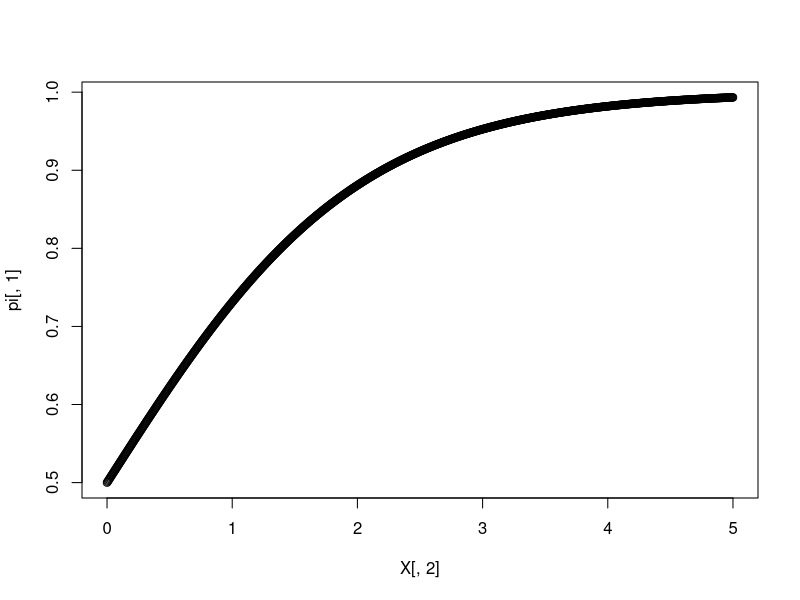
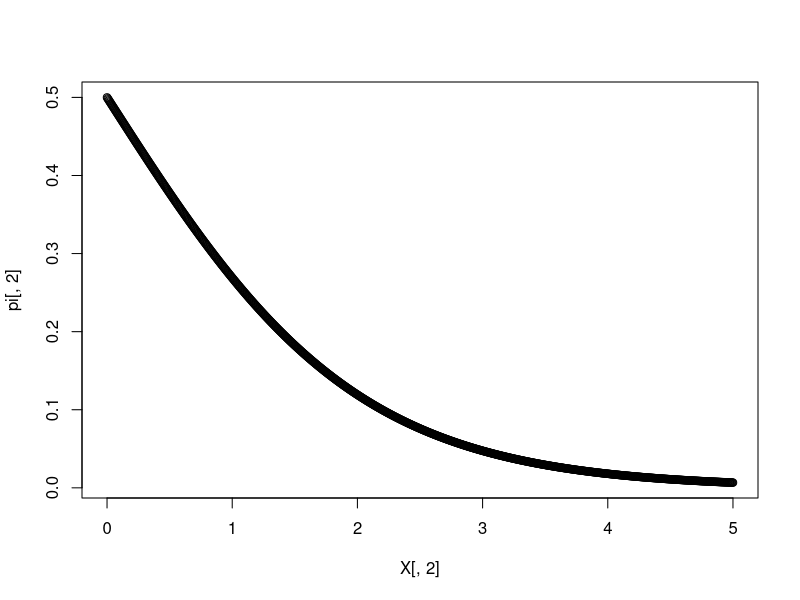
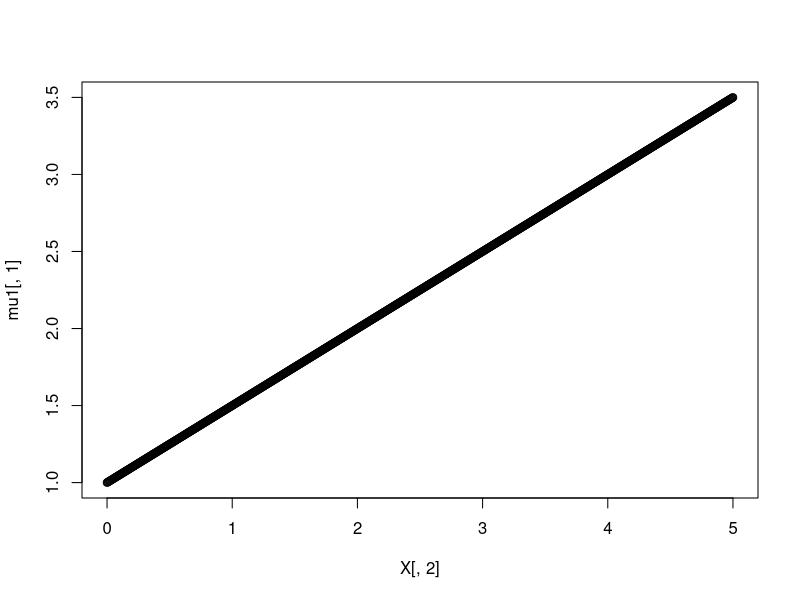
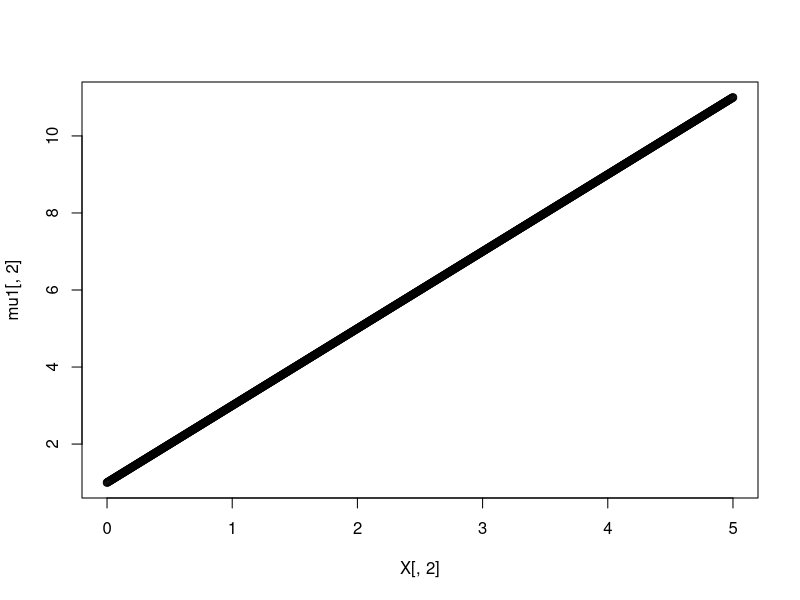
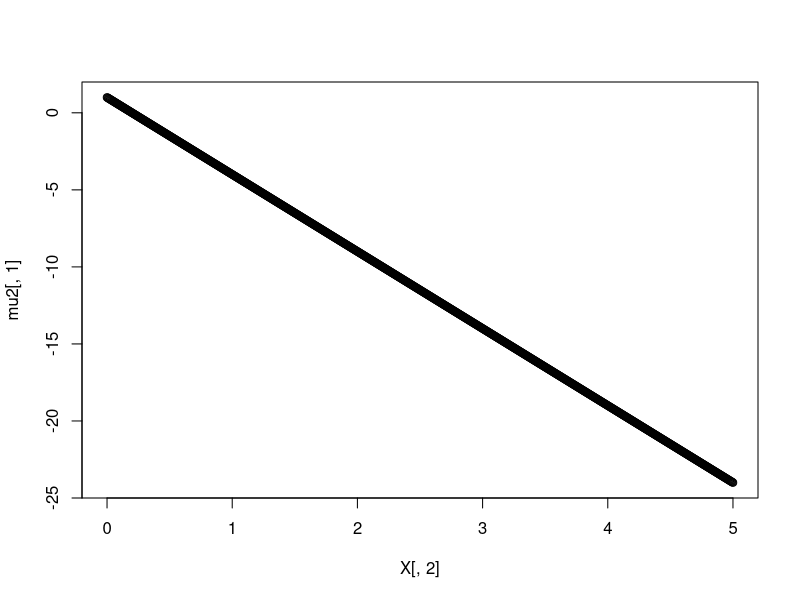
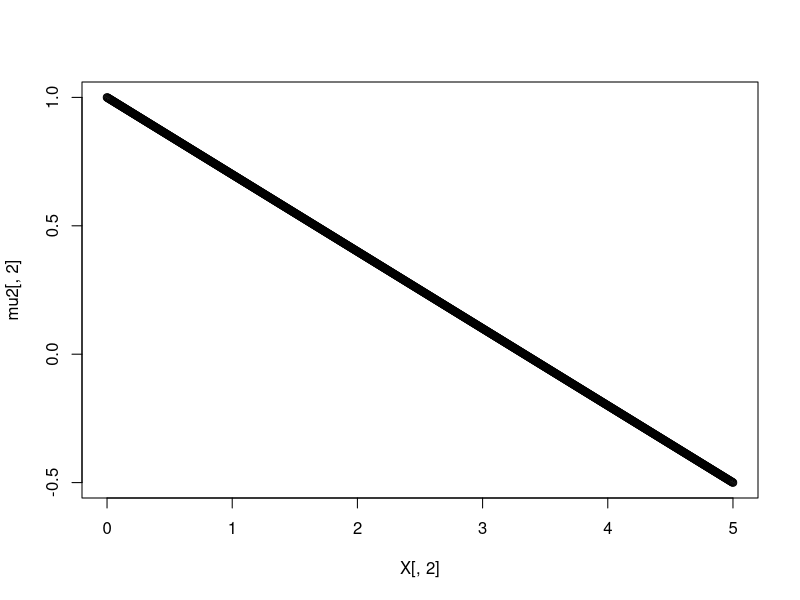
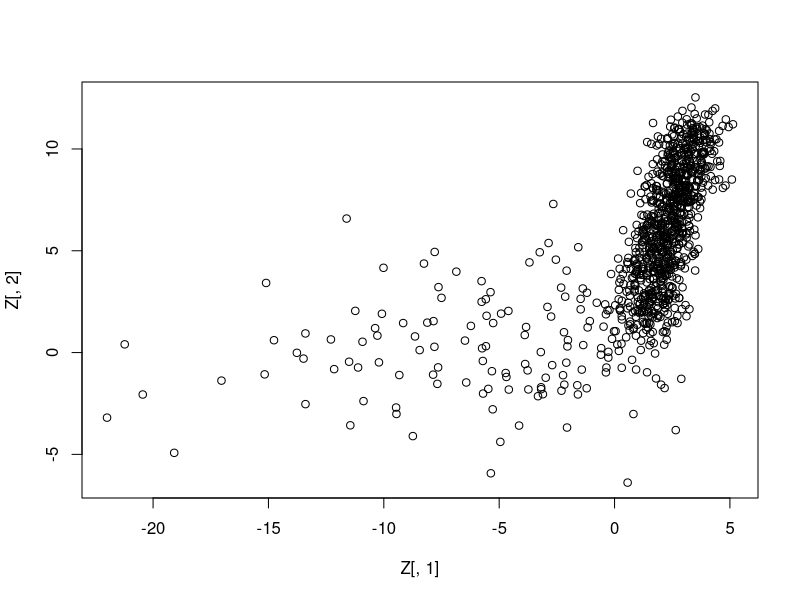
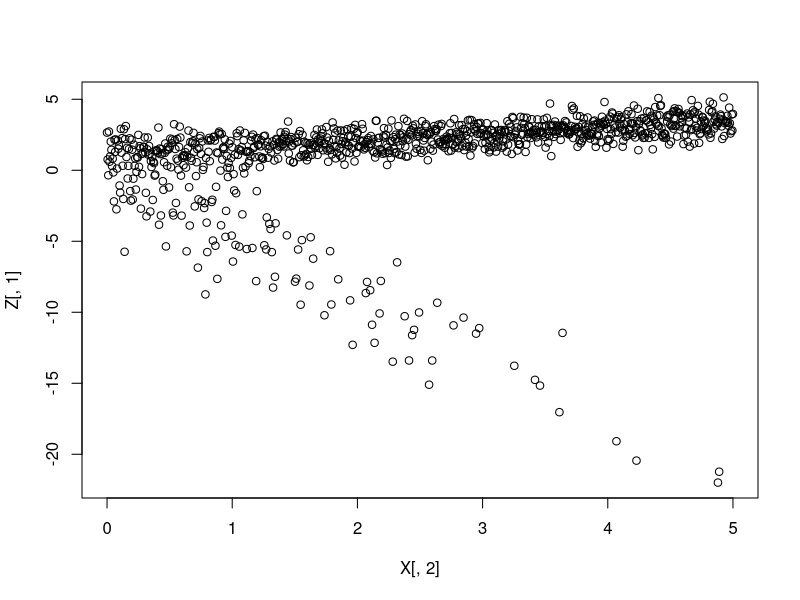

R code for these plots, in order: (Note: this script raises an error after producing the figures.)
library("ggplot2")
library("mixtools")
library("mvtnorm")

set.seed(100)
n=1000
X=seq(0,5, length.out = n)
X=cbind(rep(1, n), X)
delta=c(0, 1)

pi=cbind(exp(X%*%delta)/(exp(X%*%delta)+1), 1/(exp(X%*%delta)+1))

plot(X[,2], pi[,1])
plot(X[,2], pi[,2])

#Generate "latent" variable indicating which component
h=t(apply(pi, 1,  rmultinom, n=1, size=1))


#The first bivariate normal component
beta11=c(1,0.5)
beta12=c(1,2)
sigma1=0.5
I=matrix(c(1,0,0,1), nrow = 2)
mu1=cbind((X%*%beta11)[,1], (X%*%beta12)[,1])

plot(X[,2], mu1[,1])
plot(X[,2], mu1[,2])

#Sample from the first component
Z1=t(apply(mu1, 1, rmvnorm, n=1, sigma=sigma1*I))



#The second bivariate normal component
beta21=c(1, -5)
beta22=c(1, -0.3)
sigma2=5
I=matrix(c(1,0,0,1), nrow = 2)
#mean vector
mu2=cbind((X%*%beta21)[,1], (X%*%beta22)[,1])
plot(X[,2], mu2[,1])
plot(X[,2], mu2[,2])
#sample from the second component
Z2=t(apply(mu2, 1, rmvnorm, n=1, sigma=sigma2*I))

#use h to select from Z1 and Z2
Z=matrix(rep(0, 2*n), nrow = n)
for (i in 1:n) {
Z[i,]=Z1[i,]*h[i,1]+Z2[i,]*h[i,2]
}

plot(Z[,1], Z[,2])
plot(X[,2], Z[,1])
plot(X[,2], Z[,2])

dat=data.frame(Z[,1], Z[,2], X[,2])
colnames(dat)=c("Y1", "Y2", "X")
write.table(dat, "dat")

#Get copula data
u=t(apply(Z, 1, pnorm))
U=u[,1]
V=u[,2]

par(mfrow=c(1,3))
plot(U[1:(1/3*n)], V[1:(1/3*n)], xlab = 'U', ylab='V', main = '0<z<-1.5')
plot(U[(1/3*n):(2/3*n)], V[(1/3*n):(2/3*n)],xlab = 'U', ylab='V', main = '1.5<z<3')
plot(U[(2/3*n):n], V[(2/3*n):n], xlab = 'U', ylab='V', main = '3<z<5')


#Set up marginal distribution
R=6
mu=c(-9, -5.4, -1.8, 1.8, 5.4, 9)
sigmar=rep(1/sqrt(10), R)
pi=rep(1/R, R)

# evaluate the function at the point x, where the components 
# of the mixture have weights w, means stored in u, and std deviations
# stored in s - all must have the same length.
F = function(x,w,u,s) sum( w*pnorm(x,mean=u,sd=s) )

#Marginal quantile function
# provide an initial bracket for the quantile. default is c(-1000,1000). 
F_inv = function(p,w,u,s,br=c(-1000,1000))
{
  G = function(x) F(x,w,u,s) - p
  return( uniroot(G,br)$root ) 
}


#Get the orginal data
X1=sapply(V, F_inv, w=pi, u=mu, s=sigmar)
X2=sapply(U, F_inv, w=pi, u=mu, s=sigmar)

par(mfrow=c(1,3))
plot(X1[1:(1/3*n)], X2[1:(1/3*n)],  xlab = 'X', ylab='Y', main = '0<z<-1.5')
plot(X1[(1/3*n):(2/3*n)], X2[(1/3*n):(2/3*n)], xlab = 'X', ylab='Y', main = '1.5<z<3')
plot(X1[(2/3*n):n], X2[(2/3*n):n], xlab = 'X', ylab='Y', main = '3<z<5')



######################################################
#Conditional Clayton copula

n=500
U1=runif(n)
V=runif(n)

X=seq(2,5, length.out = n)
kendallTau=rep(0,n)
U2=rep(0,n)
for (i in 1:n) {
  theta=exp(0.8*X[i] - 2)
  kendallTau[i]=theta/(theta+2)
  
  U2[i]=(U1[i]^(-theta)*(V[i]^(-theta/(1+theta))+1))^(-1/theta)
}

par(mfrow=c(1,3))
plot(U1[1:(1/3*n)], U2[1:(1/3*n)], xlab = 'U1', ylab='U2', main = '2<x<-3')
plot(U1[(1/3*n):(2/3*n)], U2[(1/3*n):(2/3*n)],xlab = 'U1', ylab='U2', main = '3<x<4')
plot(U1[(2/3*n):n], U2[(2/3*n):n], xlab = 'U1', ylab='U2', main = '4<x<5')
par(mfrow=c(1,1))
plot(X, kendallTau, type='l')

dat=data.frame(qnorm(U1), qnorm(U2), X)
colnames(dat)=c("Y1", "Y2", "X")
write.table(dat, "dat")
plot(dat$X, dat$Y1)
plot(dat$X, dat$Y2)
#Conditional Frank copula

n=500
U1=runif(n)
V=runif(n)

X=seq(2,5, length.out = n)

fun=function(t){
  t/(exp(t)-1)
}

D=function(theta){
  1/theta*integrate(fun, 0, theta)$value
}
kendallTau=rep(0,n)
U2=rep(0,n)
for (i in 1:n) {
  theta=exp(0.8*X[i] - 2)
  kendallTau[i]=1+4/theta*(D(theta)-1)
  
  U2[i]=-1/theta*log(
    1+(V[i]*(1-exp(-theta)))/
      (V[i]*(exp(-theta*U1[i])-1)-exp(-theta*U1[i]))
                     )
}

par(mfrow=c(1,3))
plot(U1[1:(1/3*n)], U2[1:(1/3*n)], xlab = 'U1', ylab='U2', main = '2<x<-3')
plot(U1[(1/3*n):(2/3*n)], U2[(1/3*n):(2/3*n)],xlab = 'U1', ylab='U2', main = '3<x<4')
plot(U1[(2/3*n):n], U2[(2/3*n):n], xlab = 'U1', ylab='U2', main = '4<x<5')
par(mfrow=c(1,1))
plot(X, kendallTau, type='l')
######################
#Conditional Gumbel copula
n=500
V1=runif(n)
V2=runif(n)

K<-function(w){
  w*(1-log(w)/theta)-V2[i]
}
X=seq(2,5, length.out = n)

U2=rep(0,n)
for (i in 1:n) {
  theta=exp(0.8*X[i] - 2)
  w=uniroot(K, lower = 0, upper = 1)$root
  U1[i]=exp(V1^(1/theta)*log(w))
  U2[i]=exp((1-V1)^(1/theta)*log(w))
}

par(mfrow=c(1,3))
plot(U1[1:(1/3*n)], U2[1:(1/3*n)], xlab = 'U1', ylab='U2', main = '2<x<-3')
plot(U1[(1/3*n):(2/3*n)], U2[(1/3*n):(2/3*n)],xlab = 'U1', ylab='U2', main = '3<x<4')
plot(U1[(2/3*n):n], U2[(2/3*n):n], xlab = 'U1', ylab='U2', main = '4<x<5')

################

Y1=qnorm(U)
Y2=qnorm(V)
dat=data.frame(Y1, Y2, X)
colnames(dat)=c("Y1", "Y2", "X")
write.table(dat, "dat")

#Set up marginal distribution
R=6
mu=c(-9, -5.4, -1.8, 1.8, 5.4, 9)
sigmar=rep(1/sqrt(10), R)
pi=rep(1/R, R)

# evaluate the function at the point x, where the components 
# of the mixture have weights w, means stored in u, and std deviations
# stored in s - all must have the same length.
F = function(x,w,u,s) sum( w*pnorm(x,mean=u,sd=s) )

#Marginal quantile function
# provide an initial bracket for the quantile. default is c(-1000,1000). 
F_inv = function(p,w,u,s,br=c(-1000,1000))
{
  G = function(x) F(x,w,u,s) - p
  return( uniroot(G,br)$root ) 
}

X1=sapply(V, F_inv, w=pi, u=mu, s=sigmar)
X2=sapply(U, F_inv, w=pi, u=mu, s=sigmar)

par(mfrow=c(1,3))
plot(X1[1:(1/3*n)], X2[1:(1/3*n)],  xlab = 'X', ylab='Y', main ='-4<z<-1.3')
plot(X1[(1/3*n):(2/3*n)], X2[(1/3*n):(2/3*n)], xlab = 'X', ylab='Y', main =  '-1.3<z<1.3')
plot(X1[(2/3*n):n], X2[(2/3*n):n], xlab = 'X', ylab='Y', main = '1.3<z<4')


copula=data.frame(V, U)
# write.csv(data, "UV.csv", row.names = FALSE)

Z=qnorm(U);
W=qnorm(V);
data=data.frame(Z, W)
# plot(Z,W)
# write.csv(data, "ZW.csv", row.names = FALSE)

########################################################################


#########################################################################
# EM algorithm to estimate a mixture of multivariate normal distributions
est=mvnormalmixEM(data, lambda = NULL, mu = NULL, sigma = NULL, k = 3,
              arbmean = TRUE, arbvar = TRUE, epsilon = 1e-08, 
              maxit = 10000, verb = FALSE)

#########################################################################
#Sampling from the posterior predictive distribution
x.1<-rmvnorm(round(est$lambda[1],2)*1000, est$mu[[1]], est$sigma[[1]])
x.2 <- rmvnorm(round(est$lambda[2],2)*1000, est$mu[[2]], est$sigma[[2]])
x.3 <-rmvnorm(round(est$lambda[3],2)*1000, est$mu[[3]], est$sigma[[3]])

X.1 <- rbind(x.1, x.2, x.3)
pred=data.frame(X.1)
colnames(pred)=c("Z", "W")

copula.pred=data.frame(pnorm(pred$W), pnorm(pred$Z))
colnames(copula.pred)=c("V", "U")

##########################################################################
ggplot(copula) +
  geom_point(aes(x=V,y=U, color='blue'))+
  geom_point(data=copula.pred,aes(x=V,y=U, color = 'red')) +
  scale_color_discrete(name='', labels=c('Pred','Raw data'))

par(mfrow=c(1,1))
plot(data)
par(new=TRUE)
points(pred, col='green')

#Plot of raw data and sampling from predictive distribution
ggplot(data) +
  geom_point(aes(x=Z,y=W, color='blue'))+
  geom_point(data=pred,aes(x=Z,y=W, color = 'red')) +
  scale_color_discrete(name='', labels=c('Pred','Raw'))


####################################

Z=rmvnorm(500, c(0,0), matrix(c(1, 0, 0, 1), nrow = 2))
plot(Z[, 1], Z[, 2])
plot(pnorm(Z[, 1]), pnorm(Z[, 2]))
